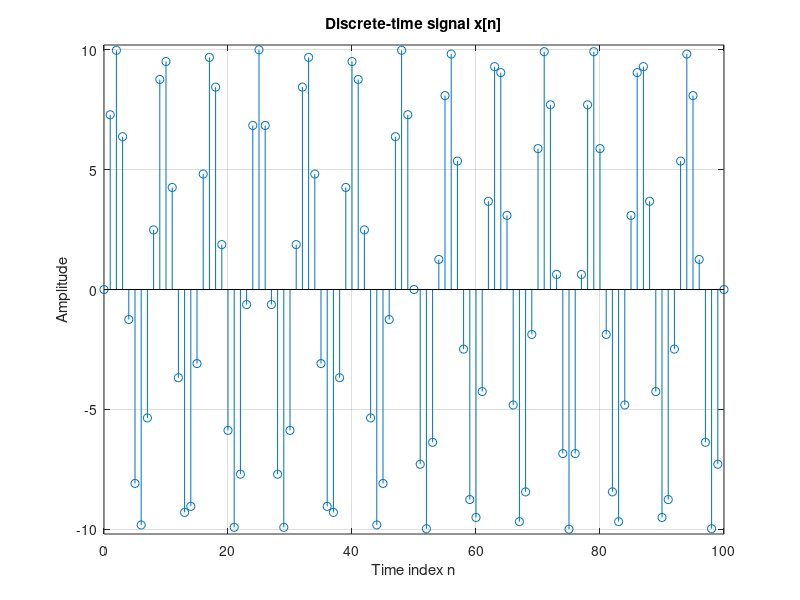

The MATLAB source for this figure:
clc; 
close all;
clear all;
a =10;
f =13;
T =0.01;
n = 0:T:1;
xs = a*sin(2*pi*f*n);
k = 0:length(n)-1;
stem(k,xs);
grid
xlabel('Time index n');
ylabel('Amplitude');
title('Discrete-time signal x[n]');
axis([0 (length(n)-1) -10.2 10.2]);